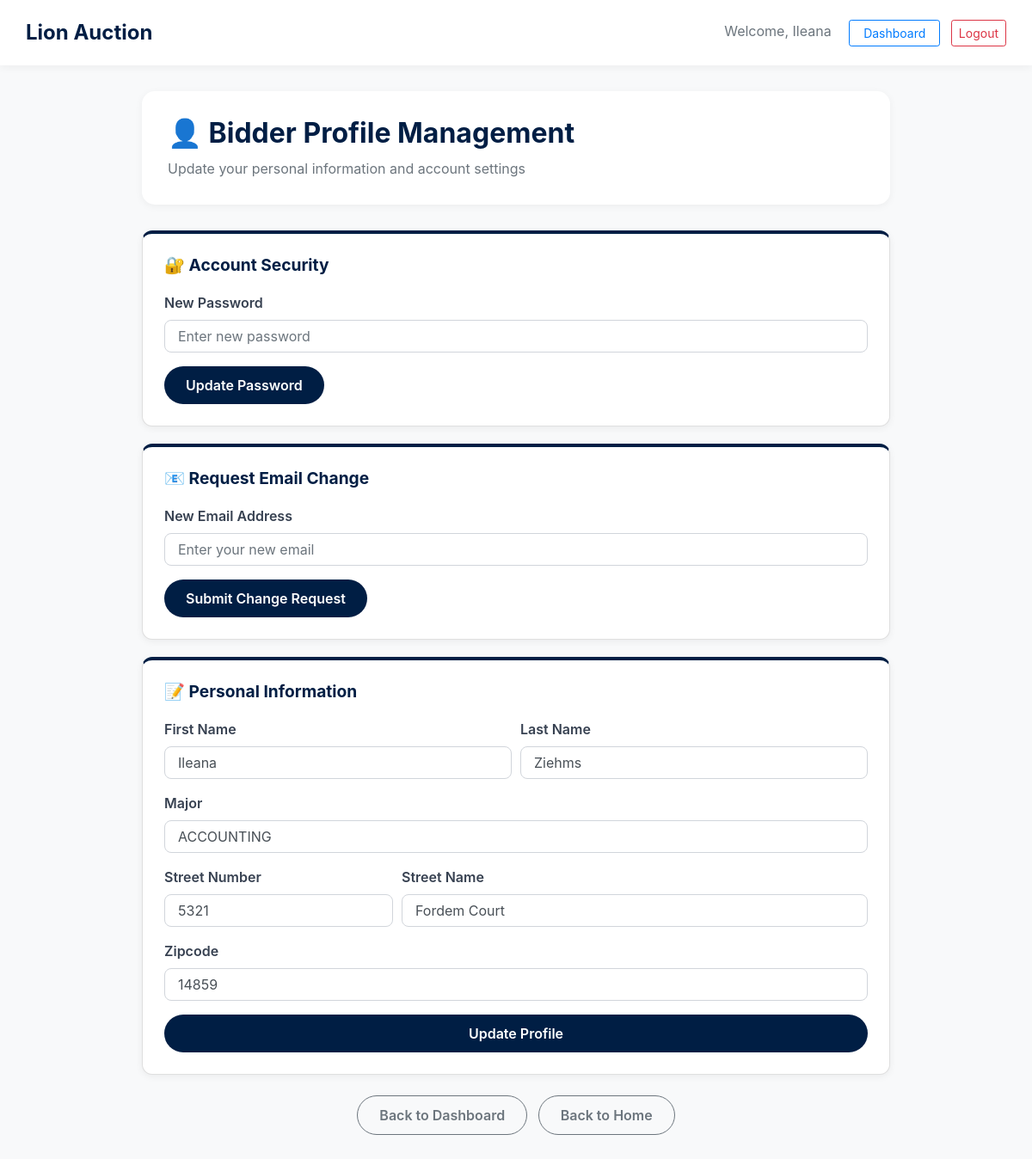
/bidder_profile (signed in), run on the app's committed database.
### tables this page shows
CREATE TABLE "Bidders" (
	"email"	TEXT,
	"first_name"	TEXT,
	"last_name"	TEXT,
	"age"	INTEGER,
	"home_address_id"	TEXT,
	"major"	TEXT,
	PRIMARY KEY("email"),
	FOREIGN KEY("email") REFERENCES "Users"("email"),
	FOREIGN KEY("home_address_id") REFERENCES "Address"("address_id")
);

CREATE TABLE "Address" (
	"address_id"	TEXT,
	"zipcode"	INTEGER,
	"street_num"	INTEGER,
	"street_name"	TEXT,
	PRIMARY KEY("address_id")
);

### auction_app.py (the view)
@app.route('/bidder_profile')
@bidder_only
def bidder_profile():
    email = session.get("email")
    if not email:
        return redirect(url_for("login"))
    conn = get_db_connection()
    try:
        bidder = conn.execute("""
            SELECT
                B.email,
                B.first_name,
                B.last_name,
                B.major,
                B.home_address_id,
                A.street_num,
                A.street_name,
                A.zipcode
            FROM Bidders B
            LEFT JOIN Address A
                ON B.home_address_id = A.address_id
            WHERE B.email = ?
        """, (email,)).fetchone()
        if not bidder:
            return redirect(url_for("login"))
        return render_template("bidder_profile.html", bidder=bidder)
    finally:
        conn.close()

### auction_app.py (called while the page is built)
def get_db_connection():
    conn = sql.connect(database)
    conn.row_factory = sql.Row
    return conn

def login_required(original_function):
    @wraps(original_function)
    def wrapper(*args, **kwargs):
        if 'user_id' not in session:
            flash('Login Required to view this page', 'danger')
            return redirect(url_for('login'))
        return original_function(*args, **kwargs) # If already logged in
    return wrapper

def bidder_only(original_function):
    @wraps(original_function)
    @login_required
    def wrapper(*args, **kwargs):
        role = str(session.get('user_type', '')).strip().lower()
        if role not in ('bidder', 'buyer'):
            flash('Access denied. Bidder access required.', 'danger')
            return redirect(url_for('login'))
        return original_function(*args, **kwargs)
    return wrapper

### templates/bidder_profile.html (shortened to what this page needs)
<!DOCTYPE html>
<html lang="en">
<head>
    <link rel="stylesheet" href="https://stackpath.bootstrapcdn.com/bootstrap/4.4.1/css/bootstrap.min.css">
</head>
<body>
<nav class="navbar navbar-light">
    <a class="navbar-brand" href="/">Lion Auction</a>
    <div class="ml-auto">
        {% if session.get('user_id') %}
            <span class="mr-3 text-muted">Welcome, {{ session.get('first_name') }}</span>
            <a class="btn btn-outline-primary btn-sm px-3 mr-2" href="{{ url_for('bidder_dashboard') }}">Dashboard</a>
            <a class="btn btn-outline-danger btn-sm" href="{{ url_for('logout') }}">Logout</a>
        {% endif %}
    </div>
</nav>
<div class="container">
    <div class="profile-header">
        <h2 class="profile-title">👤 Bidder Profile Management</h2>
        <p class="text-muted mb-0">Update your personal information and account settings</p>
    </div>
    <div class="card">
        <h4 class="card-title">🔐 Account Security</h4>
        <form method="POST" action="/update_password">
            <div class="form-group">
                <label class="form-label">New Password</label>
                <input type="password" class="form-control" name="password" placeholder="Enter new password" required>
            </div>
            <button type="submit" class="btn btn-primary-custom btn-custom">
                Update Password
            </button>
        </form>
    </div>
    <div class="card">
        <h4 class="card-title">📧 Request Email Change</h4>
        <form method="POST" action="/submit_request">
            <div class="form-group">
                <label class="form-label">New Email Address</label>
                <input type="email" class="form-control" name="new_email" placeholder="Enter your new email" required>
            </div>
            <button type="submit" class="btn btn-primary-custom btn-custom">
                Submit Change Request
            </button>
        </form>
    </div>
    <div class="card">
        <h4 class="card-title">📝 Personal Information</h4>
        <form method="POST" action="/update_bidder_profile">
            <div class="form-row">
                <div class="form-group col-md-6">
                    <label class="form-label">First Name</label>
                    <input type="text" class="form-control" name="first_name" value="{{ bidder['first_name'] }}" required>
                </div>
                <div class="form-group col-md-6">
                    <label class="form-label">Last Name</label>
                    <input type="text" class="form-control" name="last_name" value="{{ bidder['last_name'] }}" required>
                </div>
            </div>
            <div class="form-group">
                <label class="form-label">Major</label>
                <input type="text" class="form-control" name="major" value="{{ bidder['major'] }}" required>
            </div>
            <div class="form-row">
                <div class="form-group col-md-4">
                    <label class="form-label">Street Number</label>
                    <input type="number" class="form-control" name="street_num" value="{{ bidder['street_num'] }}" required>
                </div>
                <div class="form-group col-md-8">
                    <label class="form-label">Street Name</label>
                    <input type="text" class="form-control" name="street_name" value="{{ bidder['street_name'] }}" required>
                </div>
            </div>
            <div class="form-group">
                <label class="form-label">Zipcode</label>
                <input type="number" class="form-control" name="zipcode" value="{{ bidder['zipcode'] }}" required>
            </div>
            <button type="submit" class="btn btn-primary-custom btn-custom w-100">
                Update Profile
            </button>
        </form>
    </div>
    <div class="text-center mt-4 mb-5">
        <a href="{{ url_for('bidder_dashboard') }}" class="btn btn-outline-secondary btn-custom mr-2">Back to Dashboard</a>
        <a href="/" class="btn btn-outline-secondary btn-custom">Back to Home</a>
    </div>
</div>
</body>
</html>

### templates/bidder_profile.html (style rules this page uses)
body { background-color: #f8f9fa; min-height: 100vh; display: flex; flex-direction: column; }
.navbar { background-color: #fff; box-shadow: 0 2px 10px rgba(0,0,0,0.05); padding: 15px 30px; }
.navbar-brand { font-weight: 700; color: #001e44 !important; font-size: 1.5rem; }
.container { margin-top: 30px; max-width: 900px; flex-grow: 1; }
.profile-header { background: white; border-radius: 15px; padding: 30px; box-shadow: 0 2px 10px rgba(0,0,0,0.05); margin-bottom: 30px; }
.profile-title { color: #001e44; font-weight: 700; margin-bottom: 10px; }
.card { background: white; border-radius: 12px; padding: 25px; box-shadow: 0 2px 8px rgba(0,0,0,0.06); margin-bottom: 20px; border-top: 4px solid #001e44; }
.card-title { color: #001e44; font-weight: 700; font-size: 1.2rem; margin-bottom: 20px; }
.form-label { font-weight: 600; color: #374151; margin-bottom: 8px; }
.form-control { border-radius: 8px; border: 1px solid #d1d5db; padding: 10px 15px; }
.btn-custom { border-radius: 30px; padding: 10px 25px; font-weight: 600; }
.btn-primary-custom { background-color: #001e44; border: none; color: white; }

### data on the page
Bidders: get "Ileana", first_name "Ileana", last_name "Ziehms", major "ACCOUNTING"
Address: street_num "5321", street_name "Fordem Court", zipcode "14859"
